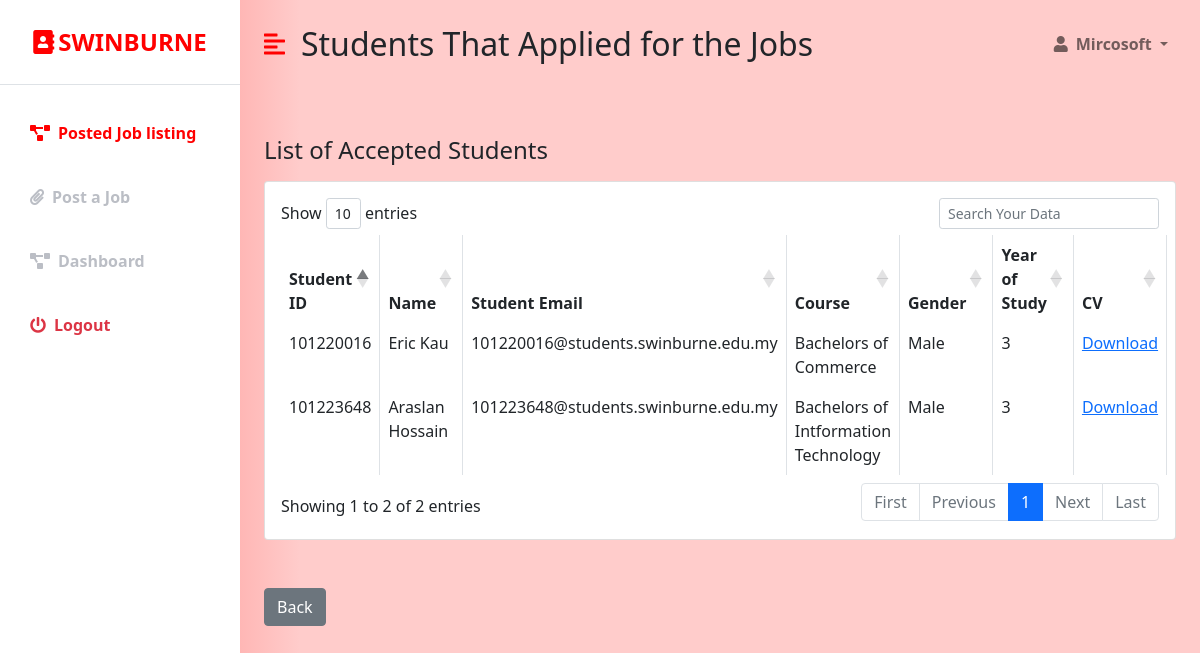
Before: /industry_confimed.php?data=21 (signed in) with the older database file.
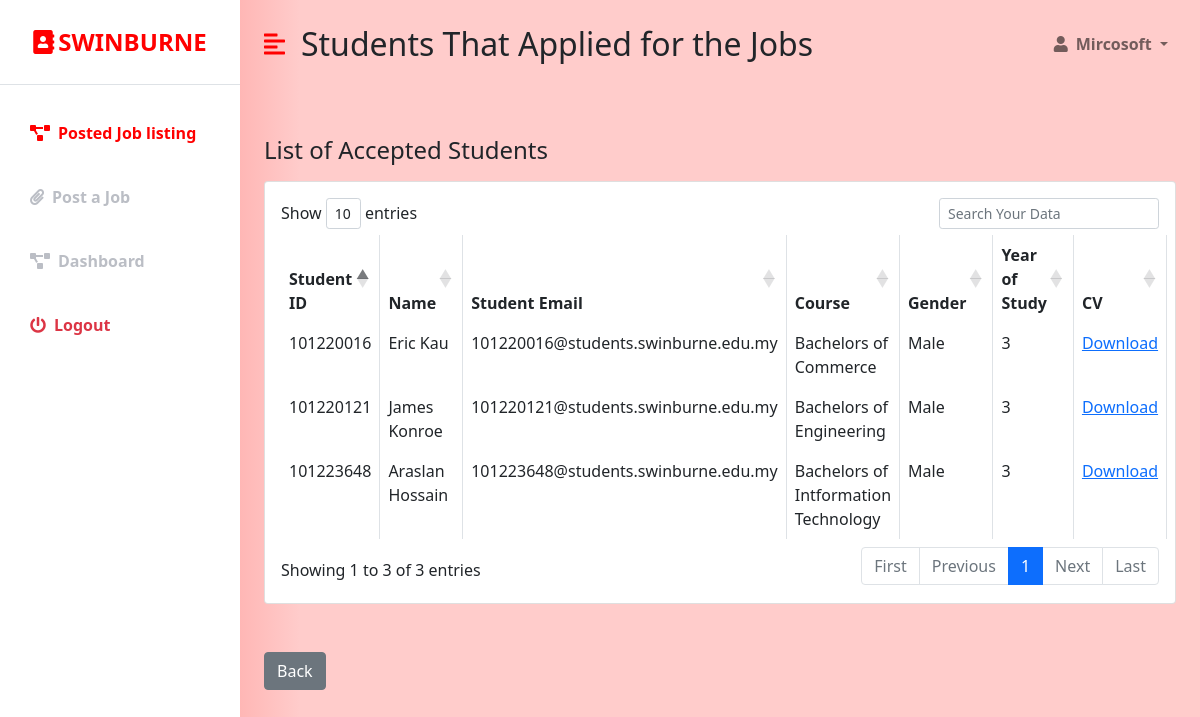
After: the same page with the newer database file.
### tables this page shows
CREATE TABLE `student` (
  `STUDENT_ID` int(255) NOT NULL,
  `NAME` varchar(50) NOT NULL,
  `STUDENT_EMAIL` varchar(100) NOT NULL,
  `COURSE` varchar(50) NOT NULL,
  `ENROLL` varchar(255) DEFAULT NULL,
  `SUPERVISOR` varchar(50) DEFAULT NULL,
  `GENDER` varchar(7) NOT NULL,
  `CURRENT_RESIDENCE` varchar(100) NOT NULL,
  `CONTACT_NO` varchar(20) NOT NULL,
  `YEAR_OF_STUDY` varchar(1) NOT NULL,
  `PASSWORD` varchar(20) NOT NULL,
  `CV` varchar(30) DEFAULT NULL,
  `USERNAME` varchar(20) NOT NULL
);

### industry_confimed.php (the view, shortened to what the changed rows need)
<?php
if (isset($_SESSION['company_id']) && isset($_SESSION['user_email'])) {
?>
<!DOCTYPE html>
<html lang="en">
<head>
    <link href="https://cdn.jsdelivr.net/npm/bootstrap@5.0.0-beta3/dist/css/bootstrap.min.css" rel="stylesheet" />
    <link rel="stylesheet" href="https://cdnjs.cloudflare.com/ajax/libs/font-awesome/5.15.3/css/all.min.css" />
    <link rel="stylesheet" href="styles.css" />
    <link rel="stylesheet" href="https://cdn.datatables.net/1.10.18/css/dataTables.bootstrap4.min.css">
</head>
<body>
       <?php
                                 $conn = new mysqli('localhost', 'root', '', 'ims');
                                   if(isset($_GET['data'])){
                                        $Jid =  $_GET['data'];
                                    }
                                    else{
                                        $Jid = "";
                                    }
                                $sql2 = "SELECT s.STUDENT_ID, s.NAME, s.STUDENT_EMAIL, s.COURSE, s.GENDER, s.YEAR_OF_STUDY
                                        from student s
                                        INNER join applicants a ON s.STUDENT_ID = a.STUDENT_ID
                                        WHERE a.Job_ID = '$Jid' and (a.Status ='Confirmed' or a.Status = 'Ending' or a.Status ='Ended' or a.Status = 'Completed')";
                                $listing = $conn ->query($sql2);
                        ?>
<div class="d-flex" id="wrapper">
        <div class="bg-white" id="sidebar-wrapper">
            <div class="sidebar-heading text-center py-4 primary-text fs-4 fw-bold text-uppercase border-bottom"><i
                    class="fas fa-address-book me-1"></i>Swinburne</div>
            <div class="list-group list-group-flush my-3">
                  <a href="in_joblist.php" class="list-group-item list-group-item-action bg-transparent second-text active"><i
                        class="fas fa-project-diagram me-2"></i>Posted Job listing</a>
                <a href="Jobs.php" class="list-group-item list-group-item-action bg-transparent second-text fw-bold"><i
                        class="fas fa-paperclip me-2"></i>Post a Job</a>
                 <a href="industry_dashboard.php" class="list-group-item list-group-item-action bg-transparent second-text fw-bold"><i
                        class="fas fa-project-diagram me-2"></i>Dashboard</a>
                <a href="student_logout.php" class="list-group-item list-group-item-action bg-transparent text-danger fw-bold"><i
                        class="fas fa-power-off me-2"></i>Logout</a>
            </div>
        </div>
        <div id="page-content-wrapper">
            <nav class="navbar navbar-expand-lg navbar-light bg-transparent py-4 px-4">
                <div class="d-flex align-items-center">
                    <i class="fas fa-align-left primary-text fs-4 me-3" id="menu-toggle"></i>
                    <h2 class="fs-2 m-0">Students That Applied for the Jobs</h2>
                </div>
                <div class="collapse navbar-collapse" id="navbarSupportedContent">
                    <ul class="navbar-nav ms-auto mb-2 mb-lg-0">
                        <li class="nav-item dropdown">
                            <a class="nav-link dropdown-toggle second-text fw-bold" href="#" id="navbarDropdown"
                                role="button" data-bs-toggle="dropdown" aria-expanded="false">
                                <i class="fas fa-user me-2"></i><?=$_SESSION['user_full_name']?>
                            </a>
                        </li>
                    </ul>
                </div>
            </nav>
            <div class="container-fluid px-4">
                <div class="row my-5">
                    <h3 class="fs-4 mb-3">List of Accepted Students</h3>
                    <div class="col">
                        <div class="card">
                            <div class="card-body">
                            <form method="POST">
                                <table id="datatableid1" class="table table-bordered">
                                <thead>
                                <tr>
                                <th scope="col">Student ID</th>
                                 <th scope="col">Name</th>
                                 <th scope="col">Student Email</th>
                                 <th scope="col">Course</th>
                                 <th scope="col">Gender</th>
                                 <th scope="col">Year of Study</th>
                                 <th scope="col">CV</th>
                                </tr>
                                </thead>
                                <tbody>
                             <?php while( $row = $listing->fetch_object() ): ?>
                                <tr>
                                 <td><?php echo $row->STUDENT_ID?></td>
                                 <td><?php echo $row->NAME?></td>
                                 <td><?php echo $row->STUDENT_EMAIL?></td>
                                 <td><?php echo $row->COURSE?></td>
                                 <td><?php echo $row->GENDER?></td>
                                 <td><?php echo $row->YEAR_OF_STUDY?></td>
                                 <td><?php echo "<a href='uploads/profile".$row -> STUDENT_ID.".pdf' download>Download</a>"?></td>
                              </tr>
                              <?php endwhile; ?>
                          </tbody>
                        </table>
                        </form>
                            </div>
                        </div>
                    </div>
                </div>
                <a href ='in_joblist.php' style='color: white;'><button type='button' class='btn btn-secondary'> Back </button></a>
            </div>
        </div>
    </div>
</body>
</html>
<?php
}else {
   header("Location:  industry_login.php");
}
 ?>

Changed rows visible on the page:
added student: STUDENT_ID "101220121", NAME "James Konroe", STUDENT_EMAIL "101220121@students.swinburne.edu.my", COURSE "Bachelors of Engineering", GENDER "Male", YEAR_OF_STUDY "3"
Other visible differences:
text written by a page script: "Show entries Showing 1 to 2 of 2 entries First Previous 1 Next Last" → "Show entries Showing 1 to 3 of 3 entries First Previous 1 Next Last"
